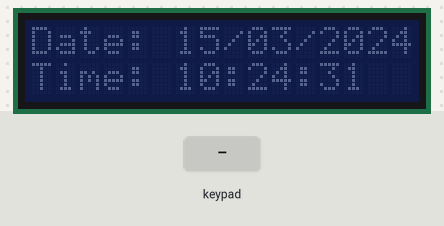
The sketch below on a simulated Arduino Uno, built with avr-gcc and run on an emulated ATmega328P. On the bench: 16×2 character LCD. The test bench sets the inputs (shaded band). The local clock reads 2024-03-15 10:24:30 at power-on unless the sketch sets it.

Above: at 1.2 s.
1.3 s: keypad keys 1 3 9 7 2 2 # pressed 0.4 s apart
At 1.8 s:
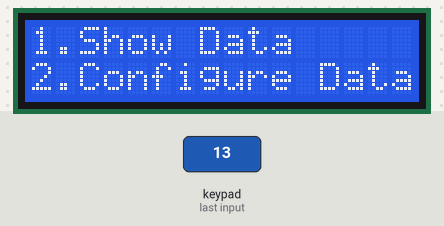
5.6 s: key '1' pressed
At 6.1 s:
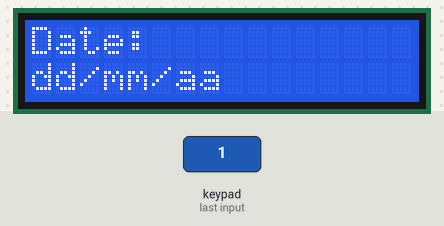
7.1 s: keypad keys 1 1 1 0 9 8 A pressed 0.4 s apart
At 10.8 s:
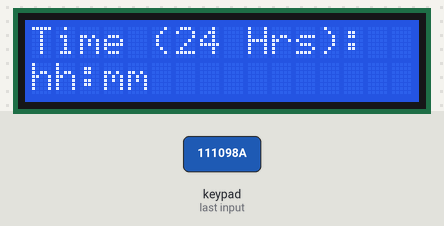
11.4 s: keypad keys 1 3 9 7 2 2 A pressed 0.4 s apart
At 14.7 s:
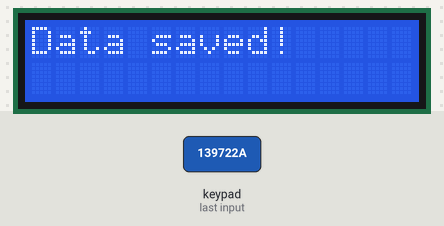
15.7 s: key 'D' pressed
At 16.9 s:
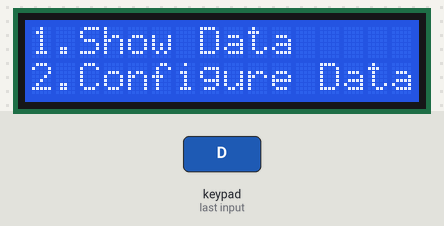
17.2 s: keypad keys 1 1 1 0 9 8 pressed 0.4 s apart
At 18.6 s:
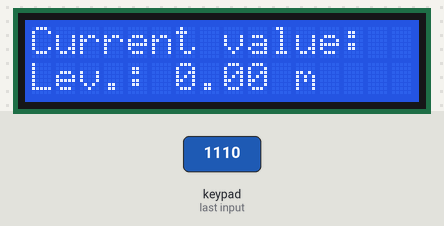
Timing chart, 0 to 20.2 s (numbered marks = the images above; inputs shaded):
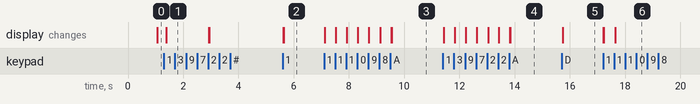

Measured:
- after the input at 1.3 s, the display: changes after 0.08 s (image 1)
- after the input at 5.6 s, the display: first changes at once (image 2 shows a later state)
- after the input at 7.1 s, the display: first changes at once (image 3 shows a later state)
- after the input at 11.4 s, the display: first changes at once (image 4 shows a later state)
- after the input at 15.7 s, the display: changes at once (image 5)
- after the input at 17.2 s, the display: first changes at once (image 6 shows a later state)

The sketch:

NPQV18_N.ino
```cpp
#include <Keypad.h>                           // IC Job Daniel Rodriguez Hernandez
#include <Wire.h>                             // Primera version Oficial del sistema RDAP alias NPQV18
#include <LiquidCrystal_I2C.h>                // Pruebas de laboratorio exitosas - mide presion y flujo
#include <SoftwareSerial.h>                   // Fecha de actualizacion 5/Ene/2017 2:18 PM
#include <EEPROM.h>                           // Envio de datos Correcto
#include <avr/wdt.h>                          // Nombre del archivo NPQV18_P_FA
#include "RTClib.h"                           // Libreria para el manejo de reloj en tiempo real

SoftwareSerial x_bee(2,3);                    // Creación del puerto serial de comunicacion con x_bee RX TX
//Varibles del Reloj
DateTime now;
int ann,mes,dia,hora,minuto,ord;              // ann = año, ord = orden de entrada
char an,an1,m,m1,d,d1,h,h1,mi,mi1;            // an = primer digito del año, an1 = segundo digito; m = primer digito del mes
byte setclock;                                // banacum = bandera de acumulados
//Variables del flujo acumulado               // m1 = segundo dogito y asi los dias, horas y minutos.
//Variables control de flujo frecuencias.
//Variables control de flujo Amp.
//Variables control de nivel
int n1,n2,n3,n4,n5,n6,j=0;
int s1,s2,s3,s4,s5,s6,por;
double r,dis,discm,NA,Am = 2.0 ,V;
//Variables de control de presion
//Variables control de envio de datos
String cad;                                   // Cadena que se forma antes de ser enviada al Xbee
char a;                                       // Lectura del caracter que manda el Xbee
char con[6];                                  // Cadena que se envia al Xbee
//Variables de control de teclado
const byte Filas = 4;                         // Cuatro filas
const byte Cols = 4;                          // Cuatro columnas
int timer1_counter;
byte sel;                                 // Seleccion de lo que se imprime
//Variables de control del flujo del sistema
String cadnum;                                // cadnum = cadena de numeros de valores guardados.
byte concam, bancl;                           // Variable de contador para mostrar la informacion en display
byte concon, banres;                          // Contado de control = concon     // bancl = bandera de clean
unsigned int conres;                                  // Conres = contador de reset      banres = bandera de reset
byte bancon, banpress;                        // Bandera de control = bancon     //banpress = bandera de tecleo
byte conmp, conmf;
byte conenv, banenv;
// Mas variables del control del teclado
byte Pins_Filas[] = {11, 10, 9, 8};           // Pines Arduino para las filas
byte Pins_Cols[] = {7, 6, 5, 4};              // Pines Arduinopara las columnas
char Teclas [ Filas ][ Cols ] =
{
     {'1','2','3','A'},
     {'4','5','6','B'},
     {'7','8','9','C'},
     {'*','0','#','D'}
};

Keypad keypad = Keypad(makeKeymap(Teclas), Pins_Filas, Pins_Cols, Filas, Cols);
RTC_DS3231 RTC;
LiquidCrystal_I2C lcd(0x27,16,2);

void setup(){
  // initialize timer1
  r = concam = conmp = j = 0;
  bancl = concon = banres = conres = bancon = banpress = 0, conenv = 0, banenv = 0;
  sel = 2;
  restaura();
  wdt_disable();                            // Deshabilita el watch dog
  Wire.begin();                             // Inicia el puerto I2C
  RTC.begin();                              // Inicia la comunicacion con el reloj
  noInterrupts();                           // Disable all interrupts
  TCCR1A = 0;                               // registros para el preescalador de contador
  TCCR1B = 0;
  timer1_counter = 3036;                    // Preload timer 65536-16MHz/256/2Hz
  TCNT1 = timer1_counter;                   // Preload timer
  TCCR1B |= (1 << CS12);                    // 1 prescaler
  TIMSK1 |= (1 << TOIE1);                   // Enable timer overflow interrupt
  interrupts();                             // Enable all interrupts
  Serial.begin(9600);                       // Inicializacion de puetos seriales
  x_bee.begin(9600);
  x_bee.print("bb");
  keypad.addEventListener(keypadEvent);     // Agragar evento de presion de teclas
  lcd.init();                               // Inicia LCD
  lcd.noBacklight();
  lcd.setCursor(0,0);
  lcd.print("Iniciando...");
  wdt_enable(WDTO_250MS);
}

ISR(TIMER1_OVF_vect)        // Interrupt service routine, vector de interrupcion, se ejecuta al activar.
{
  TCNT1 = timer1_counter;   // Preload timer, es el tiempo precargado para que se cuente un segundo exacto.

  //Bloque de calculo de la variable de presion

  //Bloque de calculo de la variable de flujo Amp

  //Bloque de calculo de la variable de flujo Frec.

  // Conteo de cambio de datos en el display
  concam++;               // Contador de cambio aumenta cada segundo
  if (concam > 10){       // a los 10 segundos cambia al siguiente menu
    concam = 0;           // y reinicia el conteo.
    if (bancon == 0){     // Si el la bandera de control es 0 no hay teclas presionadas,
      bancl = 1;          // se limpia el Display.
      if (sel == 3){      // Si el menu esta en 4(dependiendo de los menus)(este caso 3)
        sel = 2;          // que es maximo, regresa al inicio automatico.
      }
      else{               // Si no, este avanza al siguiente menu automatico.
        sel++;
      }
    }
  }

  // controlador para saber si se han presionado o no teclas
  if (banpress == 1){       // si se presiono una tecla
    concon = 0;             // el contador de control es igual con 0
    banpress = 0;           // y la bandera cambia 0, aqui se reinicial el contador al presionar una tecla
  }

  // Si pasa 1 minuto sin que se presione una tecla se reinica el menu
  concon++;               // Estamos en el bloque de interrupcion que se ejecuta cada segundo
  if (concon > 60){       // entonces el contador de control incrementa cada segundo
    concon = 0;           // si llega al minuto sin presionar nada regresa a 0 y
    if (bancon == 1){     // si bandera de control es igual a 1, entra y reinicia el conteo automatico.
      bancl = 1;          // se limpia el Display.
      sel = 2;
      bancon = 0;         // y el sitema se inactiva.
    }
  }

  //Contador de reset
  conres++;

  if (conres == 36000){        // Esta variable en segundos marca cuando el micro se resetea solo , por ahora lo dejare en 1 hora.
    banres = 1;
  }

  if (banenv == 1)           // bandera de envio se activa para mandar los datos de ambos sensores, defasados uno del otro.
    conenv++;

  if (conenv == 1){
    cad="";                               // Se envia la cadena de nivel
    cad = "N";                            // cad es el string que se envia
    if (discm < 10)                         //
      dtostrf(discm,4,2,con);
    else if (discm >= 10 && discm < 100)
      dtostrf(discm,5,2,con);
    else
      dtostrf(discm,6,2,con);
    cad.concat(con);
    x_bee.print(cad);
  }

}

void loop()
{
  if (banres == 1){
    delay(251);
  }
  else
    wdt_reset();

  //Obtencion de los datos del reloj cada segundo
  now = RTC.now(); // Obtiene la fecha y hora del RTC

  if (bancl == 1){    // Bandera de clear para limpiar el display
    lcd.clear();      // Se limpia el Display y se reinicia la bandera
    bancl = 0;
  }

  if (bancon == 1)
    lcd.backlight();
  else
    lcd.noBacklight();

  //Deteccion del teclado

  keypad.getKey();    // funcion que detecta el cambio en el teclado.

  //Area de impresion

  switch (sel){
    case 0:
      lcd.setCursor ( 0, 0 );
      lcd.print("1.Show Data");
      lcd.setCursor ( 0, 1 );
      lcd.print("2.Configure Data");
      break;
    case 1:
      lcd.setCursor ( 0, 0 );
      lcd.print("1.Level");
      break;
    case 2:
      lcd.setCursor(0,0);
      lcd.print("Date: ");
      if (now.day() < 10)
        lcd.print("0");
      lcd.print(now.day(), DEC); // Día
      lcd.print('/');
      if (now.month() < 10)
        lcd.print("0");
      lcd.print(now.month(), DEC); // Mes
      lcd.print('/');
      lcd.print(now.year(), DEC); // Año
      lcd.setCursor(0,1);
      lcd.print("Time: ");
      lcd.print(now.hour(), DEC); // Horas
      lcd.print(':');
      if (now.minute() < 10)
        lcd.print("0");
      lcd.print(now.minute(), DEC); // Minutos
      lcd.print(':');
      if (now.second() < 10)
        lcd.print("0");
      lcd.print(now.second(), DEC); // Segundos
      break;
    case 3:
      lcd.setCursor ( 0, 0 );
      lcd.print("Current value:");
      lcd.setCursor ( 0, 1 );
      lcd.print("Lev.: ");
      lcd.print(discm);        // discm     //Variable de nivel
      lcd.print(" m");
      break;
    case 4:
      lcd.setCursor ( 0, 0 );
      lcd.print("1.Set clock");
      break;
    case 5:
      lcd.setCursor ( 0, 0 );
      lcd.print("Data saved!");
      break;
    case 6:
      lcd.setCursor ( 0, 0 );
      lcd.print("Date: ");
      lcd.setCursor ( 0, 1 );
      lcd.print(d);
      lcd.print(d1);
      lcd.print('/');
      lcd.print(m);
      lcd.print(m1);
      lcd.print('/');
      lcd.print(an);
      lcd.print(an1);
      break;
    case 7:
      lcd.setCursor ( 0, 0 );
      lcd.print("Time (24 Hrs): ");
      lcd.setCursor ( 0, 1 );
      lcd.print(h);
      lcd.print(h1);
      lcd.print(':');
      lcd.print(mi);
      lcd.print(mi1);
      break;
  }

  //Area de sensores

  noInterrupts();

  //Sensor de nivel

  if (Serial.available()>0 && j == 0){
    n1=Serial.read();
    j = 1;
  }
  if (Serial.available()>0 && j == 1){
    n2=Serial.read();
    j = 2;
  }
  if (Serial.available()>0 && j == 2){
    n3=Serial.read();
    j = 3;
  }
  if (Serial.available()>0 && j == 3){
    n4=Serial.read();
    j = 4;
  }
  if (Serial.available()>0 && j == 4){
    n5=Serial.read();
    j = 5;
  }
  if (Serial.available()>0 && j == 5){
    n6=Serial.read();
    j = 6;
  }
  if (j == 6){
    s1 = n1 - 48;
    s2 = n2 - 48;
    s3 = n3 - 48;
    s4 = n4 - 48;
    s5 = n5 - 48;
    r = (s5*1)+(s4*10)+(s3*100)+(s2*1000)+(s1*10000);
    dis = r * 0.003384;
    discm = (dis * 2.54)/100.0;   //Distancia en cemtimetros, a continuacion se quito
    j = 0;
  }
  //Sensor de FLujo Amper

  // Seonsor de Presion

  // Termina bloque de sensores

  // Area de envio de datos y recepcion de Xbee
  if (x_bee.available() > 0 ){   // si es mayor a 0 se recibio un dato
    a = x_bee.read();
    if(a == 88 || a == 120){      // X en ascii
      banenv = 1;
    }
    if(a == 67 || a == 99){    // C en ascii
      x_bee.print("CN");     // Se envia la cadena de reconocimiento de sensores
    }
    if(a == 82 || a == 114){    // R en ascii
      banres = 1;              // Se activa la bndera de reset, Reset REMOTO
    }
  }

  interrupts();
}

//Funcion del teclado cuando se presiona cualquier tecla.
void keypadEvent(KeypadEvent eKey){      //aquientra al presionar cualquier tecla
  banpress = 1;                          //al entrar sabemos que se presiono entonces la bandera es 1
  if (bancon == 0){                      //si la bandera de control el 0 el sistema esta inactivo
    sel = 0;                             //pero al presionar una tecla se activa y muetra el menu 0
    bancon = 1;                          //entonces la bandera de control es 1 pues alguien presiono una tecla
    bancl = 1;                           // con bandera de clear en 1 se limpia el display.
  }
  else if(keypad.getState() == PRESSED){  // aqui se asegura que solo entre una vez en presionar el boton
    if (setclock == 1){
      switch (eKey){
        case 'A': if (sel == 6)
                    sel = 7;
                  else if (sel == 7){
                    sel = 5;
                    setclock = 0;
                    RTC.adjust(DateTime(ann,mes,dia,hora,minuto,00)); // Establece la fecha y hora
                  }
                  bancl = 1;
                  break;
        case 'B': bancl = 1; cadnum = ""; ord = 0; break;
        case 'C': break;
        case 'D': sel = 0; bancl = 1; setclock = 0; ord = 0; cadnum = ""; break;
        case '#': break;
        case '*': break;
        default: ord++;
                 if (sel == 6){
                    switch (ord){
                      case 1: cadnum += eKey; d = eKey; break;
                      case 2: cadnum += eKey; d1 = eKey; dia = cadnum.toInt(); cadnum = ""; break;
                      case 3: cadnum += eKey; m = eKey; break;
                      case 4: cadnum += eKey; m1 = eKey; mes = cadnum.toInt(); cadnum = ""; break;
                      case 5: cadnum = "20"; cadnum += eKey; an = eKey; break;
                      case 6: cadnum += eKey; an1 = eKey; ann = cadnum.toInt(); cadnum = ""; ord = 0; break;
                    }
                 }
                 else if (sel == 7){
                    switch (ord){
                      case 1: cadnum += eKey; h = eKey; break;
                      case 2: cadnum += eKey; h1 = eKey; hora = cadnum.toInt(); cadnum = ""; break;
                      case 3: cadnum += eKey; mi = eKey; break;
                      case 4: cadnum += eKey; mi1 = eKey; minuto = cadnum.toInt(); cadnum = ""; ord = 0; break;
                    }
                 }
                 break;
      }
    }
    else{                                 // Si no esta en modo de entrada
      switch(sel){                        // Este switch maneja la navegacion por todos los menus
        case 0:
          switch (eKey){
            case '1': sel = 1; break;
            case '2': sel = 4; break;
            case 'C': sel = 2; break;
          }
          bancl = 1;
          break;
        case 1:
          switch (eKey){
            case '1': sel = 3; break;
          }
          bancl = 1;
          break;
        case 4:
          switch (eKey){
            case '1': sel = 6; setclock = 1; break;
          }
          bancl = 1;
          break;
      }
      if (eKey == 'D'){
        sel = 0;
        bancl = 1;
      }
    }
  }
}

void restaura(){
  an = an1 = 'a';
  m = m1 = 'm';
  d = d1 = 'd';
  h = h1 = 'h';
  mi = mi1 = 'm';
}
```
